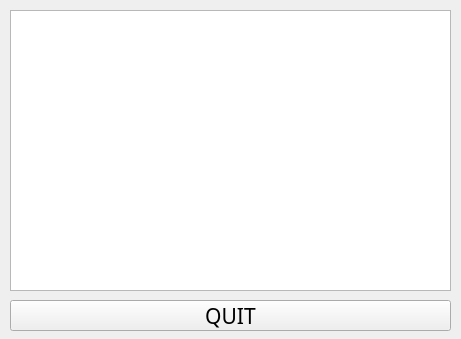
<?xml version="1.0" encoding="UTF-8"?>
<ui version="4.0">
 <class>Form</class>
 <widget class="QWidget" name="Form">
  <property name="geometry">
   <rect>
    <x>0</x>
    <y>0</y>
    <width>461</width>
    <height>339</height>
   </rect>
  </property>
  <property name="windowTitle">
   <string>View_INPUT</string>
  </property>
  <widget class="QPushButton" name="QuitBTN">
   <property name="geometry">
    <rect>
     <x>10</x>
     <y>300</y>
     <width>441</width>
     <height>31</height>
    </rect>
   </property>
   <property name="font">
    <font>
     <family>Agency FB</family>
     <pointsize>16</pointsize>
    </font>
   </property>
   <property name="text">
    <string>QUIT</string>
   </property>
  </widget>
  <widget class="QTableWidget" name="TableResult">
   <property name="geometry">
    <rect>
     <x>10</x>
     <y>10</y>
     <width>441</width>
     <height>281</height>
    </rect>
   </property>
  </widget>
 </widget>
 <resources/>
 <connections/>
</ui>
